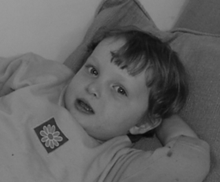
%> input picture example.bmp, 220 x 182 px, shrunk from 320 x 265 before the run
$ octave colorizenew.m   (GNU Octave 9; MATLAB toolbox functions it lacks are replaced by stand-ins)
%> lines starting %> are read from the running program, lines starting %| are printed output that depends on the picture

gray_img ='example.bmp';
colored_img ='example_marked.bmp';
output_img ='example_res.bmp';

ntsc_gray = rgb2ntsc(double(imread(gray_img))/255);
%> ntsc_gray: size 182x220x3 double; mean of channels 1, 2, 3 0.388, -2.15e-17, -8.94e-18
ntsc_colored = rgb2ntsc(double(imread(colored_img))/255);
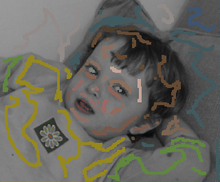
%> input picture example_marked.bmp, 220 x 182 px, shrunk from 320 x 265 before the run
%> ntsc_colored: size 182x220x3 double; mean of channels 1, 2, 3 0.397, 0.0114, -0.0101

ntsc_image(:,:,1) = ntsc_gray(:,:,1);
ntsc_image(:,:,2:3) = ntsc_colored(:,:,2:3);
%> ntsc_image: size 182x220x3 double; mean of channels 1, 2, 3 0.388, 0.0114, -0.0101

% colorIm=(sum(abs(ntsc_gray-ntsc_colored),3)>0.01);
% colorIm = double(colorIm);
% out = getColorExact(colorIm,ntsc_image);

% pixels that are scribbled on
colored_pixels = ntsc_image(:,:,2);
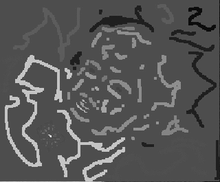
%> colored_pixels: size 182x220 double; min -0.109, max 0.249, mean 0.0114; drawn with min black and max white
colored_pixels(colored_pixels~=0) = 1;
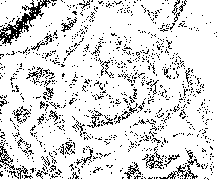
%> colored_pixels: size 182x220 double; values 0 (black) and 1 (white), 87.1% white; black in thin lines or dots

[m,n]= size(ntsc_image(:,:,1));
%> m = 182; n = 220
columns = zeros(m*n*9, 1); %8 neighbors + thing itself
rows = zeros(m*n*9, 1);
current_index = 0;
pixel_vals = zeros(m*n*9, 1);

for j=1:n
    for i=1:m
        temp_vals = [];
        current_pixel_num = (j-1)*m + i;
        if (~colored_pixels(i,j))
            %find neighbors
            for x=i-1:i+1
                for y=j-1:j+1
                    if ~(x<1 || x>m || y>n || y<1 || (x==i && y==j))
                        current_index = current_index + 1;
                        rows(current_index) = current_pixel_num;
                        columns(current_index) = m*(y-1) + x;
                        temp_vals = [temp_vals ntsc_image(x, y, 1)];
                    end
                end
            end
            current_pixel_intensity = ntsc_image(i,j,1);
            temp_vals =[temp_vals current_pixel_intensity];
            num_neighbors = size(temp_vals,2)-1;
            variance = var(temp_vals)*.6;
            mgv=min((temp_vals-current_pixel_intensity).^2);

            if (variance<(-mgv/log(0.01)))
                variance=-mgv/log(0.01);
            end
            if (variance<0.000002)
                variance=0.000002;
            end

%> (the run ends here)
